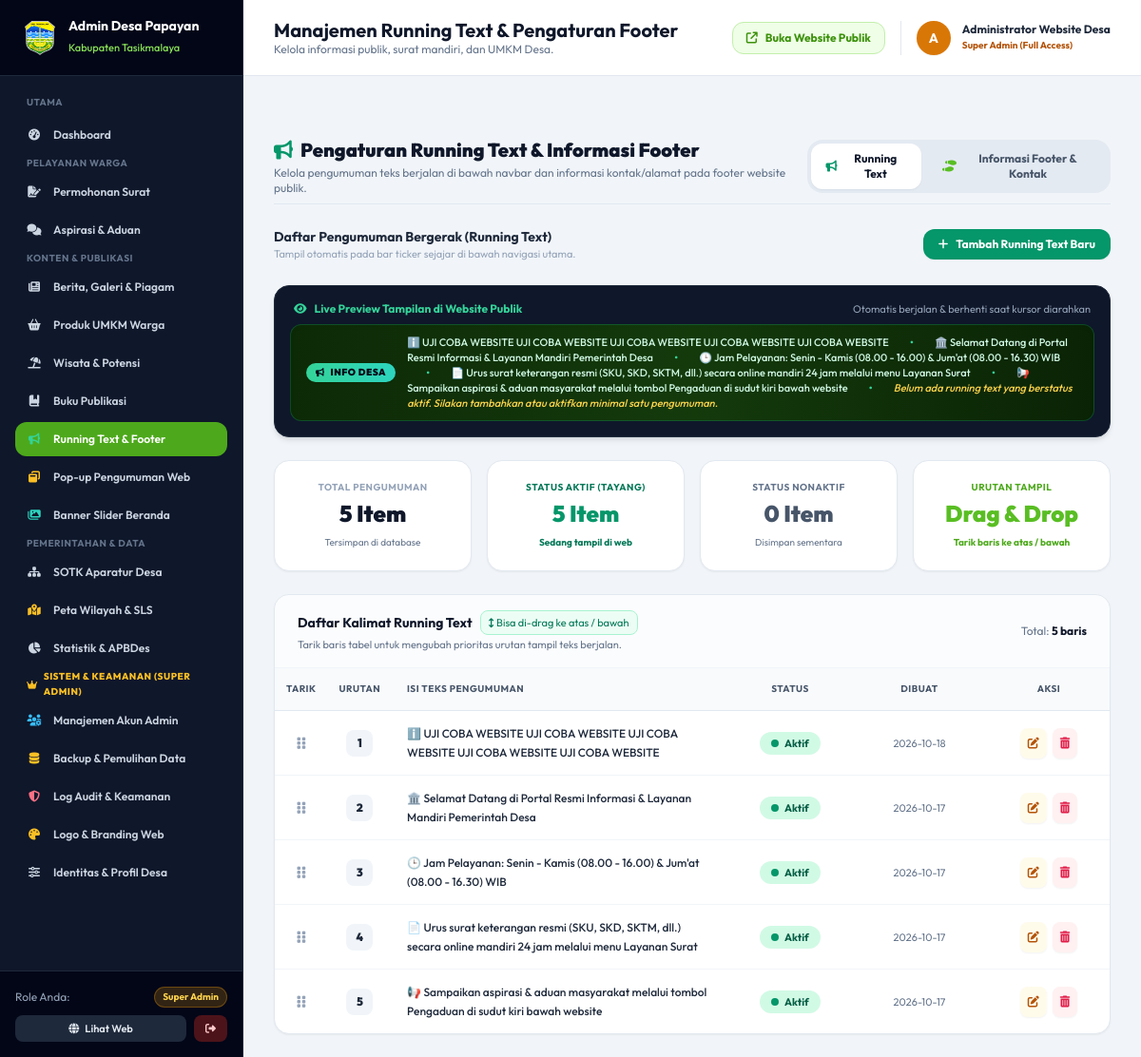
The app's page /admin/running-text (signed in), older data.
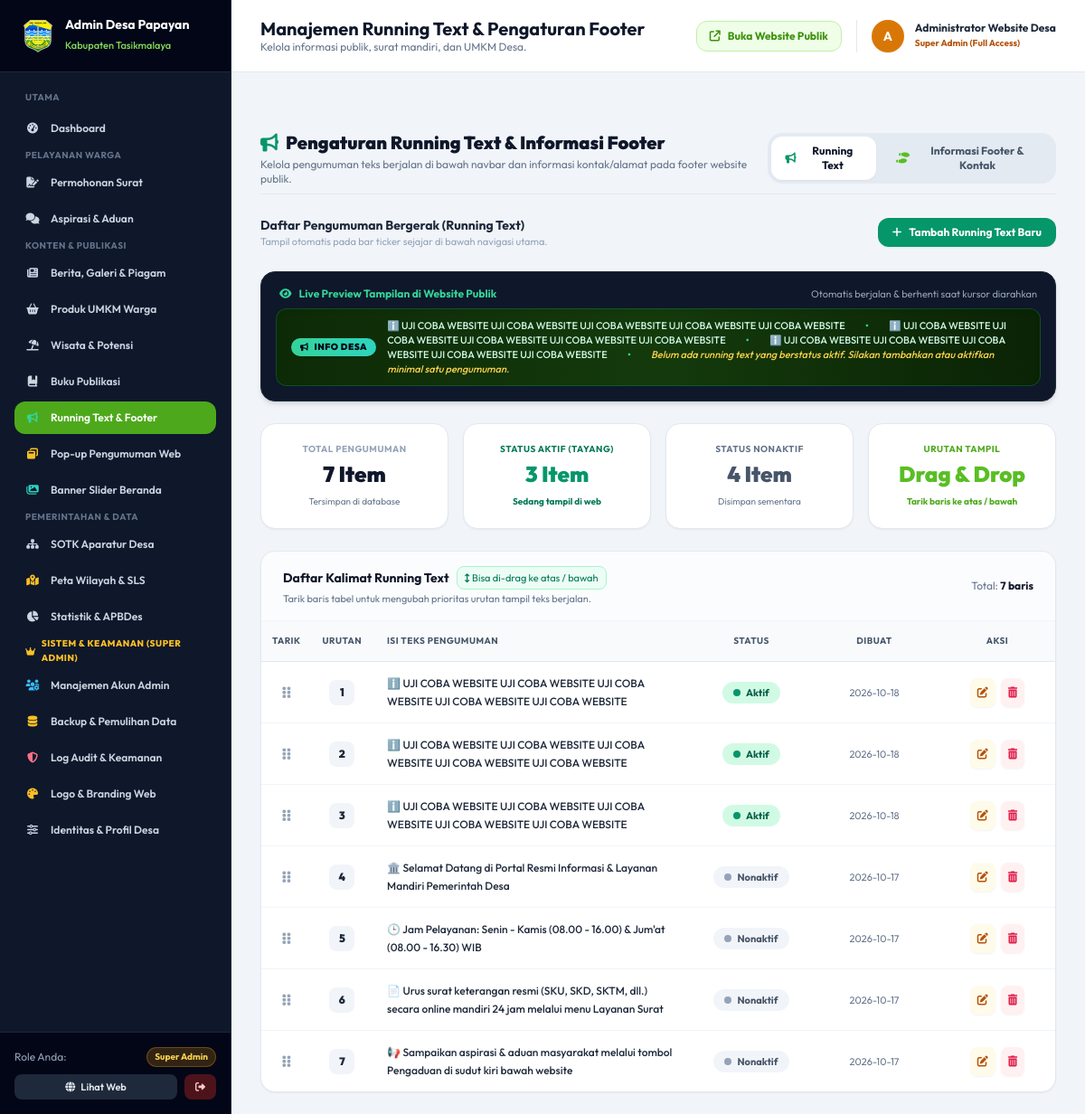
The same page, newer data.
### tables this page shows
CREATE TABLE running_texts (
        id INTEGER PRIMARY KEY AUTOINCREMENT,
        teks TEXT NOT NULL,
        urutan INTEGER DEFAULT 1,
        is_active INTEGER DEFAULT 1,
        created_at TIMESTAMP DEFAULT CURRENT_TIMESTAMP
    );

### app.py (the view)
@app.route('/admin/running-text')
@login_required
def admin_running_text():
    conn = get_db()
    cursor = conn.cursor()
    cursor.execute("SELECT * FROM running_texts ORDER BY urutan ASC, id ASC")
    items = [dict(row) for row in cursor.fetchall()]
    cursor.execute("SELECT * FROM profil_desa WHERE id = 1")
    profil = dict(cursor.fetchone() or {})
    conn.close()
    tab = request.args.get('tab', 'running-text')
    return render_template('admin/running_text.html', items=items, profil=profil, active_tab=tab)

### app.py (called while the page is built)
@app.before_request
def track_visitor_hit():
    if request.method == 'GET' and not (
        request.path.startswith('/static') or
        request.path.startswith('/admin') or
        request.path.startswith('/api')
    ):
        try:
            record_visitor_hit()
        except Exception:
            pass

def login_required(f):
    @wraps(f)
    def decorated_function(*args, **kwargs):
        if 'user_id' not in session:
            flash('Silakan login terlebih dahulu untuk mengakses panel admin.', 'warning')
            return redirect(url_for('admin_login'))
        return f(*args, **kwargs)
    return decorated_function

### database.py (called while the page is built)
def get_db():
    conn = sqlite3.connect(DB_PATH)
    conn.row_factory = sqlite3.Row
    return conn

### security_engine.py (called while the page is built, shortened)
def get_client_ip():
    forwarded = request.headers.get('X-Forwarded-For')
    if forwarded:
        return forwarded.split(',')[0].strip()
    return request.headers.get('X-Real-IP', request.remote_addr or '127.0.0.1')

    def _cleanup(self, now):
        if now - self._last_cleanup < 60:
            return

### templates/admin/running_text.html (shortened to what the changed rows need)
{% extends "base_admin.html" %}
{% block header_title %}Manajemen Running Text & Pengaturan Footer{% endblock %}
{% block content %}
<div class="space-y-6">
  <div class="flex flex-col sm:flex-row sm:items-center justify-between gap-4 pb-2 border-b border-slate-200">
    <div>
      <h2 class="text-xl font-black text-slate-900 flex items-center gap-2">
        <i class="fa-solid fa-bullhorn text-emerald-600"></i>
        <span>Pengaturan Running Text & Informasi Footer</span>
      </h2>
    </div>
  </div>
  <div id="tab-content-running-text" class="space-y-6 {% if active_tab == 'footer' %}hidden{% endif %}">
    <div class="bg-slate-900 rounded-2xl p-4 border border-slate-800 shadow-md">
      <div class="bg-gradient-to-r from-[#0d2a07] via-[#143a0c] to-[#0a2305] text-emerald-100 text-xs py-2 px-4 rounded-xl border border-emerald-500/25 flex items-center gap-3 overflow-hidden shadow-inner">
        <div class="overflow-hidden flex-1 relative text-[11px] font-medium text-emerald-100">
          <marquee id="liveMarquee" onmouseover="this.stop();" onmouseout="this.start();" scrollamount="5" class="py-0.5">
            {% set ada_aktif = false %}
            {% for it in items %}
              {% if it.is_active == 1 %}
                {% set ada_aktif = true %}
                <span>{{ it.teks }}</span>
                <span class="mx-5 text-emerald-400 font-bold">•</span>
              {% endif %}
            {% endfor %}
            {% if not ada_aktif %}
              <span class="text-amber-300 italic">Belum ada running text yang berstatus aktif. Silakan tambahkan atau aktifkan minimal satu pengumuman.</span>
            {% endif %}
          </marquee>
        </div>
      </div>
    </div>
    <div class="grid grid-cols-2 lg:grid-cols-4 gap-4">
      <div class="bg-white p-5 rounded-2xl border border-slate-200 shadow-sm text-center">
        <span class="text-[10px] font-bold text-slate-400 uppercase tracking-wider block">Total Pengumuman</span>
        <span class="text-2xl font-black text-slate-900 block mt-1" id="kpiTotal">{{ items|length }} Item</span>
        <span class="text-[10px] text-slate-500">Tersimpan di database</span>
      </div>
      <div class="bg-white p-5 rounded-2xl border border-slate-200 shadow-sm text-center">
        <span class="text-[10px] font-bold text-emerald-700 uppercase tracking-wider block">Status Aktif (Tayang)</span>
        {% set aktif_count = [] %}
        <span class="text-2xl font-black text-emerald-600 block mt-1" id="kpiAktif">{{ aktif_count|length }} Item</span>
        <span class="text-[10px] text-emerald-700 font-bold">Sedang tampil di web</span>
      </div>
      <div class="bg-white p-5 rounded-2xl border border-slate-200 shadow-sm text-center">
        <span class="text-[10px] font-bold text-slate-500 uppercase tracking-wider block">Status Nonaktif</span>
        {% set nonaktif_count = [] %}
        <span class="text-2xl font-black text-slate-600 block mt-1" id="kpiNonaktif">{{ nonaktif_count|length }} Item</span>
        <span class="text-[10px] text-slate-500">Disimpan sementara</span>
      </div>
    </div>
    <div class="bg-white rounded-2xl border border-slate-200 shadow-sm overflow-hidden">
      <div class="px-6 py-4 border-b border-slate-100 flex flex-col sm:flex-row sm:items-center justify-between gap-3 bg-slate-50/50">
        <div class="text-xs text-slate-500">
          Total: <span class="font-bold text-slate-900">{{ items|length }} baris</span>
        </div>
      </div>
      <div class="overflow-x-auto">
        <table class="w-full text-left border-collapse text-xs">
          <thead>
            <tr class="bg-slate-50 text-slate-600 font-bold uppercase text-[10px] tracking-wider border-b border-slate-200">
              <th class="py-3.5 px-3 w-12 text-center">Tarik</th>
              <th class="py-3.5 px-3 w-16 text-center">Urutan</th>
              <th class="py-3.5 px-4">Isi Teks Pengumuman</th>
              <th class="py-3.5 px-4 w-32 text-center">Status</th>
              <th class="py-3.5 px-4 w-36 text-center">Dibuat</th>
              <th class="py-3.5 px-4 w-32 text-center">Aksi</th>
            </tr>
          </thead>
          <tbody id="sortableRunningTextTable" class="divide-y divide-slate-100">
            {% if items %}
              {% for it in items %}
              <tr class="sortable-row hover:bg-emerald-50/40 transition cursor-default select-none"
                  draggable="true"
                  data-id="{{ it.id }}"
                  id="row-rt-{{ it.id }}">
                <td class="py-3.5 px-3 text-center">
                  <span class="drag-handle inline-flex items-center justify-center p-2 rounded-lg text-slate-400 hover:text-emerald-700 hover:bg-emerald-100 cursor-grab active:cursor-grabbing transition" title="Tahan dan geser ke atas/bawah untuk mengubah urutan">
                    <i class="fa-solid fa-grip-vertical text-sm"></i>
                  </span>
                </td>
                <td class="py-3.5 px-3 text-center">
                  <span class="badge-urutan inline-flex items-center justify-center w-7 h-7 rounded-lg bg-slate-100 text-slate-800 font-black text-xs">
                    {{ it.urutan }}
                  </span>
                </td>
                <td class="py-3.5 px-4">
                  <div class="font-medium text-slate-800 text-xs leading-relaxed max-w-xl item-teks-display">
                    {{ it.teks }}
                  </div>
                </td>
                <td class="py-3.5 px-4 text-center">
                  <form action="{{ url_for('admin_running_text_toggle', id=it.id) }}" method="POST" class="inline-block">
                    {% if it.is_active == 1 %}
                      <button type="submit" title="Klik untuk menonaktifkan" class="inline-flex items-center gap-1.5 px-3 py-1 rounded-full bg-emerald-100 text-emerald-800 hover:bg-emerald-200 text-[11px] font-bold transition">
                        <span class="w-2 h-2 rounded-full bg-emerald-600 animate-pulse"></span> Aktif
                      </button>
                    {% else %}
                      <button type="submit" title="Klik untuk mengaktifkan" class="inline-flex items-center gap-1.5 px-3 py-1 rounded-full bg-slate-100 text-slate-600 hover:bg-slate-200 text-[11px] font-bold transition">
                        <span class="w-2 h-2 rounded-full bg-slate-400"></span> Nonaktif
                      </button>
                    {% endif %}
                  </form>
                </td>
                <td class="py-3.5 px-4 text-center text-slate-500 text-[11px]">
                  {{ it.created_at[:10] if it.created_at else '-' }}
                </td>
                <td class="py-3.5 px-4 text-center">
                  <div class="flex items-center justify-center gap-1.5">
                    <button type="button"
                            onclick="bukaModalEdit({{ it.id }})"
                            title="Edit Teks"
                            class="p-2 rounded-lg bg-amber-50 text-amber-700 hover:bg-amber-100 transition shadow-sm">
                      <i class="fa-solid fa-pen-to-square"></i>
                    </button>
                    <form action="{{ url_for('admin_running_text_hapus', id=it.id) }}" method="POST" onsubmit="return confirm('Apakah Anda yakin ingin menghapus baris running text ini?');" class="inline-block">
                      <button type="submit" title="Hapus" class="p-2 rounded-lg bg-rose-50 text-rose-600 hover:bg-rose-100 transition shadow-sm">
                        <i class="fa-solid fa-trash-can"></i>
                      </button>
                    </form>
                  </div>
                </td>
              </tr>
              {% endfor %}
            {% endif %}
          </tbody>
        </table>
      </div>
    </div>
  </div>
</div>
{% endblock %}

Row changes from the older to the newer data that the page shows:
no longer on one of the page's lists (row edited): running_texts: teks "🏛️ Selamat Datang di Portal Resmi Informasi & Layanan Mandiri Pemerintah Desa"
no longer on one of the page's lists (row edited): running_texts: teks "🕒 Jam Pelayanan: Senin - Kamis (08.00 - 16.00) & Jum'at (08.00 - 16.30) WIB"
no longer on one of the page's lists (row edited): running_texts: teks "📄 Urus surat keterangan resmi (SKU, SKD, SKTM, dll.) secara online mandiri 24 jam melalui menu Layanan Surat"
no longer on one of the page's lists (row edited): running_texts: teks "📢 Sampaikan aspirasi & aduan masyarakat melalui tombol Pengaduan di sudut kiri bawah website"
added running_texts: teks "ℹ️ UJI COBA WEBSITE UJI COBA WEBSITE UJI COBA WEBSITE UJI COBA WEBSITE UJI COBA WEBSITE", urutan "2", is_active 1 (drawn), created_at "2026-10-18"
added running_texts: teks "ℹ️ UJI COBA WEBSITE UJI COBA WEBSITE UJI COBA WEBSITE UJI COBA WEBSITE UJI COBA WEBSITE", urutan "3", is_active 1 (drawn), created_at "2026-10-18"
changed running_texts "🏛️ Selamat Datang di Portal Resmi Informasi & Layanan Mandiri Pemerintah Desa": urutan "2" → "4"; is_active "Aktif" → "Nonaktif"
changed running_texts "🕒 Jam Pelayanan: Senin - Kamis (08.00 - 16.00) & Jum'at (08.00 - 16.30) WIB": urutan "3" → "5"; is_active "Aktif" → "Nonaktif"
changed running_texts (number 6 of 7 on the later page): urutan "4" → "6"; is_active "Aktif" → "Nonaktif"
changed running_texts (number 7 of 7 on the later page): urutan "5" → "7"; is_active "Aktif" → "Nonaktif"
Text that changed along with them:
{{ items|length }}: "5" → "7"
{{ aktif_count|length }}: "5" → "3"
{{ nonaktif_count|length }}: "0" → "4"
